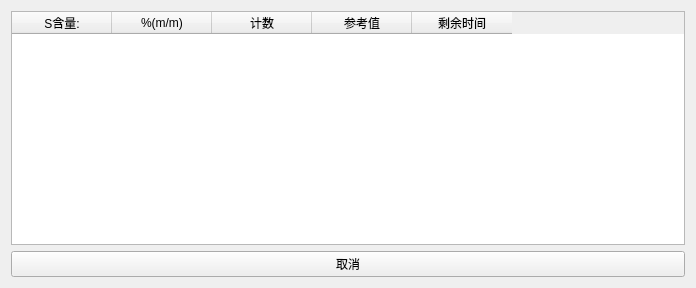
<?xml version="1.0" encoding="UTF-8"?>
<ui version="4.0">
 <class>TestingWIn</class>
 <widget class="QWidget" name="TestingWIn">
  <property name="geometry">
   <rect>
    <x>0</x>
    <y>0</y>
    <width>696</width>
    <height>288</height>
   </rect>
  </property>
  <property name="windowTitle">
   <string>Form</string>
  </property>
  <layout class="QVBoxLayout" name="verticalLayout">
   <item>
    <widget class="QTableWidget" name="tableWidget">
     <column>
      <property name="text">
       <string>S含量:</string>
      </property>
     </column>
     <column>
      <property name="text">
       <string>%(m/m)</string>
      </property>
     </column>
     <column>
      <property name="text">
       <string>计数</string>
      </property>
     </column>
     <column>
      <property name="text">
       <string>参考值</string>
      </property>
     </column>
     <column>
      <property name="text">
       <string>剩余时间</string>
      </property>
     </column>
    </widget>
   </item>
   <item>
    <widget class="QPushButton" name="cancel">
     <property name="text">
      <string>取消</string>
     </property>
    </widget>
   </item>
  </layout>
 </widget>
 <resources/>
 <connections/>
</ui>
